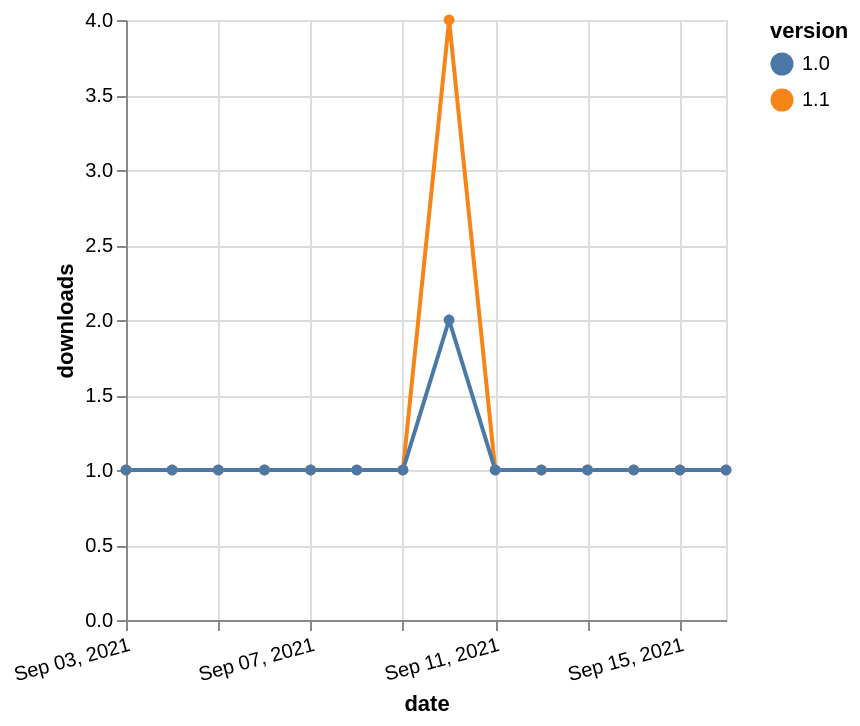

This figure's Vega-Lite source:
### Vega-Lite specification from a JSON file in a GitHub repository (floating-point values rounded to 4 significant figures)
{"$schema": "https://vega.github.io/schema/vega-lite/v5.json", "description": "A simple bar chart with embedded data.", "data": {"values": [{"date": "2021-09-03", "total": 163, "delta": 1, "version": "1.1"}, {"date": "2021-09-04", "total": 164, "delta": 1, "version": "1.1"}, {"date": "2021-09-05", "total": 165, "delta": 1, "version": "1.1"}, {"date": "2021-09-06", "total": 166, "delta": 1, "version": "1.1"}, {"date": "2021-09-07", "total": 167, "delta": 1, "version": "1.1"}, {"date": "2021-09-08", "total": 168, "delta": 1, "version": "1.1"}, {"date": "2021-09-09", "total": 169, "delta": 1, "version": "1.1"}, {"date": "2021-09-10", "total": 173, "delta": 4, "version": "1.1"}, {"date": "2021-09-11", "total": 174, "delta": 1, "version": "1.1"}, {"date": "2021-09-12", "total": 175, "delta": 1, "version": "1.1"}, {"date": "2021-09-13", "total": 176, "delta": 1, "version": "1.1"}, {"date": "2021-09-14", "total": 177, "delta": 1, "version": "1.1"}, {"date": "2021-09-15", "total": 178, "delta": 1, "version": "1.1"}, {"date": "2021-09-16", "total": 179, "delta": 1, "version": "1.1"}, {"date": "2021-09-03", "total": 166, "delta": 1, "version": "1.0"}, {"date": "2021-09-04", "total": 167, "delta": 1, "version": "1.0"}, {"date": "2021-09-05", "total": 168, "delta": 1, "version": "1.0"}, {"date": "2021-09-06", "total": 169, "delta": 1, "version": "1.0"}, {"date": "2021-09-07", "total": 170, "delta": 1, "version": "1.0"}, {"date": "2021-09-08", "total": 171, "delta": 1, "version": "1.0"}, {"date": "2021-09-09", "total": 172, "delta": 1, "version": "1.0"}, {"date": "2021-09-10", "total": 174, "delta": 2, "version": "1.0"}, {"date": "2021-09-11", "total": 175, "delta": 1, "version": "1.0"}, {"date": "2021-09-12", "total": 176, "delta": 1, "version": "1.0"}, {"date": "2021-09-13", "total": 177, "delta": 1, "version": "1.0"}, {"date": "2021-09-14", "total": 178, "delta": 1, "version": "1.0"}, {"date": "2021-09-15", "total": 179, "delta": 1, "version": "1.0"}, {"date": "2021-09-16", "total": 180, "delta": 1, "version": "1.0"}]}, "width": "container", "mark": {"type": "line", "point": {"filled": true}}, "encoding": {"x": {"field": "date", "type": "temporal", "timeUnit": "yearmonthdate", "title": "date", "axis": {"labelAngle": -15}}, "y": {"field": "delta", "type": "quantitative", "title": "downloads"}, "color": {"field": "version", "type": "nominal"}, "tooltip": {"field": "delta"}}}
